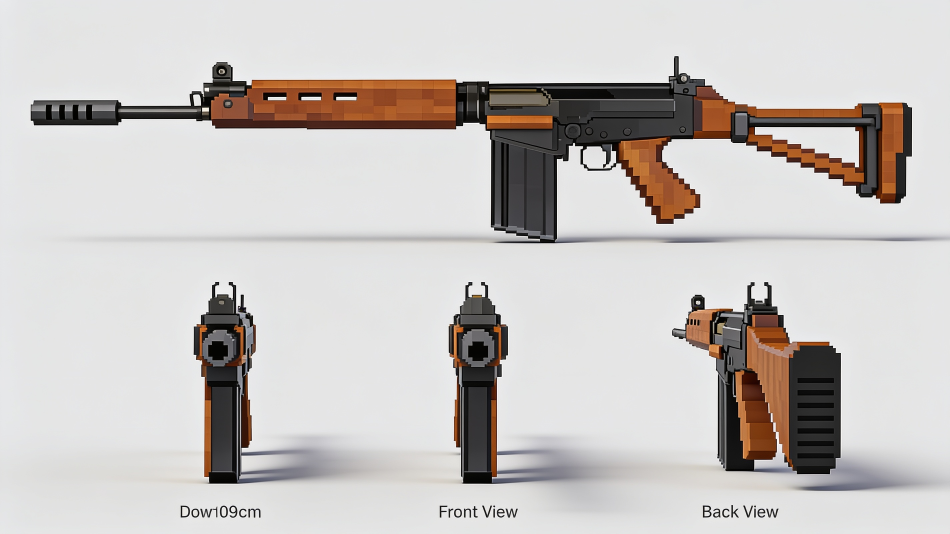
#> input picture assets/sources/reference/fal_views.png, 2848 x 1600 px (shown at 1/3 size)
$ python make_fal.py
#> lines starting #> are read from the running program, lines starting #| are printed output that depends on the picture
### tools/bbmodel.py
"""Blockbench helper: check a .bbmodel against ART_SPEC.md and convert it to .glb.

    python3 tools/bbmodel.py assets/sources/enemy_insurgent.bbmodel assets/characters/enemy_insurgent.glb
    python3 tools/bbmodel.py assets/sources/enemy_insurgent.bbmodel          (check only)

Units: 1 Blockbench unit = 1 texture pixel = 1/32 m (ART_SPEC.md, section 2);
weapons and first-person hands 1/256 m (section 5), picked from the output folder.
Blockbench's own File → Export → glTF works too (export scale 32); this script is a
fallback and what Claude uses to check files.
"""
import base64, json, math, struct, sys

UNITS_PER_M = 32

# Faces: outward normal, and the four corners as (x, y, z) picks from (min, max) in the
# order top-left, top-right, bottom-right, bottom-left as seen from outside, matching
# Blockbench's UV layout (u to the right, v down).
FACES = {
    'north': ((0, 0, -1), [(1, 1, 0), (0, 1, 0), (0, 0, 0), (1, 0, 0)]),
    'south': ((0, 0, 1), [(0, 1, 1), (1, 1, 1), (1, 0, 1), (0, 0, 1)]),
    'east': ((1, 0, 0), [(1, 1, 1), (1, 1, 0), (1, 0, 0), (1, 0, 1)]),
    'west': ((-1, 0, 0), [(0, 1, 0), (0, 1, 1), (0, 0, 1), (0, 0, 0)]),
    'up': ((0, 1, 0), [(0, 1, 0), (1, 1, 0), (1, 1, 1), (0, 1, 1)]),
    'down': ((0, -1, 0), [(0, 0, 1), (1, 0, 1), (1, 0, 0), (0, 0, 0)]),
}


def rot_matrix(deg):
    """Blockbench element/group rotation [x, y, z] in degrees (applied Z, then Y, then X)."""
    rx, ry, rz = (math.radians(a) for a in deg)
    cx, sx, cy, sy, cz, sz = math.cos(rx), math.sin(rx), math.cos(ry), math.sin(ry), math.cos(rz), math.sin(rz)
    X = [[1, 0, 0], [0, cx, -sx], [0, sx, cx]]
    Y = [[cy, 0, sy], [0, 1, 0], [-sy, 0, cy]]
    Z = [[cz, -sz, 0], [sz, cz, 0], [0, 0, 1]]
    mul = lambda A, B: [[sum(A[i][k] * B[k][j] for k in range(3)) for j in range(3)] for i in range(3)]
    return mul(mul(X, Y), Z)


def apply(M, v):
    return [sum(M[i][k] * v[k] for k in range(3)) for i in range(3)]


def load(path):
    bb = json.load(open(path, encoding='utf-8'))
    elements = {e['uuid']: e for e in bb.get('elements', [])}
    groups = {g['uuid']: g for g in bb.get('groups', [])}  # newer files keep groups here
    return bb, elements, groups


def walk(bb, elements, groups):
    """Yield the outliner as a tree: {'name', 'origin', 'rotation', 'cubes': [...], 'children': [...]}"""
    def node(item):
        if isinstance(item, str):
            if item in elements:
                return ('cube', elements[item])
            if item in groups:
                g = dict(groups[item]); g.setdefault('children', [])
                return node(g)
            return None
        g = dict(item)
        if 'children' in g and not isinstance(g.get('children'), list):
            g['children'] = []
        if g.get('uuid') in groups and not g.get('origin'):
            g = {**groups[g['uuid']], **g}
        kids = [node(c) for c in g.get('children', [])]
        return ('group', {'name': g.get('name', 'group'), 'origin': g.get('origin', [0, 0, 0]),
                          'rotation': g.get('rotation', [0, 0, 0]), 'visibility': g.get('visibility', True),
                          'children': [k for k in kids if k]})
    return [n for n in (node(i) for i in bb.get('outliner', [])) if n]


def triangles(bb):
    n = 0
    for e in bb.get('elements', []):
        if e.get('type', 'cube') == 'cube':
            n += 2 * sum(1 for f in e.get('faces', {}).values() if f and f.get('texture') is not None)
        elif e.get('type') == 'mesh':
            for f in e.get('faces', {}).values():
                n += max(0, len(f.get('vertices', [])) - 2)
    return n


# [8 lines left out: function names, not called in this run]


def to_glb(path_in, path_out, units_per_m=None):
    """units_per_m: 32 for characters, items and blocks; 256 for weapons and first-person hands."""
    if units_per_m is None:
        units_per_m = 256 if ('/weapons/' in path_out.replace('\\', '/') or 'player_hands' in path_out) else UNITS_PER_M
    bb, elements, groups = load(path_in)
    tree = walk(bb, elements, groups)
    tex = (bb.get('textures') or [None])[0]
    tw = (tex or {}).get('uv_width') or bb.get('resolution', {}).get('width', 16)
    th = (tex or {}).get('uv_height') or bb.get('resolution', {}).get('height', 16)
    s = 1 / units_per_m

    nodes, meshes, accessors, views = [], [], [], []
    blob = bytearray()

    def add_view(data, target=None):
        while len(blob) % 4:
            blob.append(0)
        views.append({'buffer': 0, 'byteOffset': len(blob), 'byteLength': len(data), **({'target': target} if target else {})})
        blob.extend(data)
        return len(views) - 1

    def add_acc(fmt, rows, comp, typ, target, minmax=False):
        data = b''.join(struct.pack(fmt, *r) if isinstance(r, (list, tuple)) else struct.pack(fmt, r) for r in rows)
        acc = {'bufferView': add_view(data, target), 'componentType': comp, 'count': len(rows), 'type': typ}
        if minmax:
            acc['min'] = [min(r[i] for r in rows) for i in range(3)]
            acc['max'] = [max(r[i] for r in rows) for i in range(3)]
        accessors.append(acc)
        return len(accessors) - 1

    def cube_mesh(e, parent_origin):
        """Mesh in the parent group's space (positions relative to the group's pivot)."""
        f0, t0 = e['from'], e['to']
        infl = e.get('inflate', 0)
        lo = [min(f0[i], t0[i]) - infl for i in range(3)]
        hi = [max(f0[i], t0[i]) + infl for i in range(3)]
        R = rot_matrix(e.get('rotation', [0, 0, 0]))
        o = e.get('origin', [0, 0, 0])
        pos, nor, uv, idx = [], [], [], []
        for face, (n, corners) in FACES.items():
            fd = e.get('faces', {}).get(face)
            if not fd or fd.get('texture') is None:
                continue
            u1, v1, u2, v2 = fd.get('uv', [0, 0, 0, 0])
            quad_uv = [(u1, v1), (u2, v1), (u2, v2), (u1, v2)]
            r = int(fd.get('rotation', 0) or 0) // 90
            quad_uv = quad_uv[-r:] + quad_uv[:-r] if r else quad_uv
            base = len(pos)
            for (cx, cy, cz), (u, v) in zip(corners, quad_uv):
                p = [(lo, hi)[cx][0], (lo, hi)[cy][1], (lo, hi)[cz][2]]
                p = apply(R, [p[i] - o[i] for i in range(3)])
                p = [p[i] + o[i] - parent_origin[i] for i in range(3)]
                pos.append([c * s for c in p]); nor.append(apply(R, list(n))); uv.append([u / tw, v / th])
            idx += [base, base + 2, base + 1, base, base + 3, base + 2]
        if not pos:
            return None
        prim = {'attributes': {'POSITION': add_acc('<3f', pos, 5126, 'VEC3', 34962, True),
                               'NORMAL': add_acc('<3f', nor, 5126, 'VEC3', 34962),
                               'TEXCOORD_0': add_acc('<2f', uv, 5126, 'VEC2', 34962)},
                'indices': add_acc('<H', idx, 5123, 'SCALAR', 34963)}
        if tex:
            prim['material'] = 0
        meshes.append({'name': e.get('name', 'cube'), 'primitives': [prim]})
        return len(meshes) - 1

    def emit(kind, n, parent_origin):
        if kind == 'cube':
            m = cube_mesh(n, parent_origin)
            if m is None:
                return None
            nodes.append({'name': n.get('name', 'cube'), 'mesh': m})
            return len(nodes) - 1
        o = n['origin']
        node = {'name': n['name'], 'translation': [(o[i] - parent_origin[i]) * s for i in range(3)]}
        if any(n['rotation']):
            rx, ry, rz = (math.radians(a) / 2 for a in n['rotation'])
            # X·Y·Z rotation as a quaternion
            qx = [math.sin(rx), 0, 0, math.cos(rx)]; qy = [0, math.sin(ry), 0, math.cos(ry)]; qz = [0, 0, math.sin(rz), math.cos(rz)]
            def qm(a, b):
                return [a[3]*b[0]+a[0]*b[3]+a[1]*b[2]-a[2]*b[1], a[3]*b[1]-a[0]*b[2]+a[1]*b[3]+a[2]*b[0],
                        a[3]*b[2]+a[0]*b[1]-a[1]*b[0]+a[2]*b[3], a[3]*b[3]-a[0]*b[0]-a[1]*b[1]-a[2]*b[2]]
            node['rotation'] = qm(qm(qx, qy), qz)
        nodes.append(node)
        me = len(nodes) - 1
        kids = [emit(k, c, o) for k, c in n['children']]
        kids = [k for k in kids if k is not None]
        if kids:
            nodes[me]['children'] = kids
        return me

    roots = [r for r in (emit(k, n, [0, 0, 0]) for k, n in tree) if r is not None]
    gltf = {'asset': {'version': '2.0', 'generator': 'warehouse-7 tools/bbmodel.py'},
            'scene': 0, 'scenes': [{'nodes': roots}], 'nodes': nodes, 'meshes': meshes,
            'accessors': accessors, 'bufferViews': views}
    if tex:
        src = tex.get('source', '')
        png = base64.b64decode(src.split(',', 1)[1]) if src.startswith('data:') else open(tex['path'], 'rb').read()
        img_view = add_view(png)
        gltf.update({'images': [{'bufferView': img_view, 'mimeType': 'image/png'}],
                     'samplers': [{'magFilter': 9728, 'minFilter': 9728}],
                     'textures': [{'source': 0, 'sampler': 0}],
                     'materials': [{'name': 'skin', 'pbrMetallicRoughness': {'baseColorTexture': {'index': 0}, 'metallicFactor': 0, 'roughnessFactor': 1}}]})
    gltf['bufferViews'] = views
    gltf['buffers'] = [{'byteLength': len(blob)}]
    js = json.dumps(gltf, separators=(',', ':')).encode()
    js += b' ' * (-len(js) % 4)
    blob += b'\0' * (-len(blob) % 4)
    out = struct.pack('<III', 0x46546C67, 2, 12 + 8 + len(js) + 8 + len(blob))
    out += struct.pack('<II', len(js), 0x4E4F534A) + js + struct.pack('<II', len(blob), 0x004E4942) + bytes(blob)
    open(path_out, 'wb').write(out)
    return len(out)


# [7 lines that do not run on import are left out]

### tools/make_fal.py
"""Draft classic FN FAL (wooden furniture) for Blockbench, built from the side view of the
OpenArt sheet assets/sources/reference/fal_views.png. The sheet drew a skeleton stock; as asked,
the model has the original full wooden stock instead (its outline follows the sheet's stock,
filled in, with wood grain taken from the handguard). Widths follow the real rifle. Every part
takes its side colours from the sheet; tops and ends use the part's own main colour.

Writes assets/sources/fal.bbmodel (open in Blockbench) and assets/weapons/fal.glb.

Weapons use a finer scale than the world (ART_SPEC.md section 5):
1 Blockbench unit = 1 texture pixel = 1/256 m.

    python3 tools/make_fal.py
"""
import base64, io, json, os, random, sys, uuid
from PIL import Image

sys.path.insert(0, os.path.dirname(__file__))
from make_palette import RAMPS
import bbmodel

ROOT = os.path.join(os.path.dirname(__file__), '..')
REF = os.path.join(ROOT, 'assets', 'sources', 'reference', 'fal_views.png')
UNITS = 256           # Blockbench units per metre for weapons
LENGTH_M = 1.09       # muzzle to butt plate (the real FAL: 1.09 m)

ref = Image.open(REF).convert('RGB')
S = ref.width / 2000  # the measurements below were taken on a 2000 px wide copy
SIDE_X0, SIDE_X1 = 65, 1920                    # muzzle to butt plate (2000-wide coordinates)
U = (SIDE_X1 - SIDE_X0) / (LENGTH_M * UNITS)   # reference pixels per Blockbench unit
OX, OY = 1350, 295                             # top of the pistol grip (weapon origin)

# olive warhead, black steel, orange-brown wood
USE = ('Gun metal', 'Concrete', 'Army green', 'Wood', 'Yellow', 'Rust and oil', 'Khaki cloth', 'Extras')
PAL = [tuple(int(c[k:k + 2], 16) for k in (0, 2, 4)) for name, ramp in RAMPS if name in USE for c in ramp]
NAMED = {name: [tuple(int(c[k:k + 2], 16) for k in (0, 2, 4)) for c in ramp] for name, ramp in RAMPS}

clean = ref


def nearest(c, pal=None):
    return min(pal or PAL, key=lambda p: (p[0] - c[0]) ** 2 + (p[1] - c[1]) ** 2 + (p[2] - c[2]) ** 2)


def is_bg(c):
    return min(c) > 190 and max(c) - min(c) < 18


def sample(box, w, h, mirror=False, quad=None, pal=None):
    """Take a region of the reference (2000-wide coordinates), shrink it to w x h and snap it to
    the palette. `quad` (4 corners: top-front, bottom-front, bottom-back, top-back) samples a
    slanted part, like the grip, along its own lean. Background pixels become the part's colour."""
    if quad:
        img = clean.transform((w * 8, h * 8), Image.QUAD, [v * S for pt in quad for v in pt], Image.NEAREST)
    else:
        x0, y0, x1, y1 = (round(v * S) for v in box)
        img = clean.crop((x0, y0, max(x1, x0 + 1), max(y1, y0 + 1)))
    px = list(img.get_flattened_data()) if hasattr(img, 'get_flattened_data') else list(img.getdata())
    solid = [c for c in px if not is_bg(c)] or [NAMED['Gun metal'][1]]
    fill = sorted(solid, key=sum)[len(solid) // 2]
    img.putdata([fill if is_bg(c) else c for c in px])
    img = img.resize((w, h), Image.BOX)
    if mirror:
        img = img.transpose(Image.FLIP_LEFT_RIGHT)
    return [[nearest(img.getpixel((x, y)), pal) for x in range(w)] for y in range(h)]


# [4 lines left out: function flat, not called in this run]


import math


def ramps(*names):
    return [c for n in names for c in NAMED[n]]


# colour families, so a part's light and dark shades stay in its own colour
OLIVE = ramps('Army green', 'Gun metal', 'Yellow')
WOOD = ramps('Wood', 'Yellow', 'Rust and oil', 'Gun metal')
STEEL = ramps('Gun metal', 'Concrete', 'Extras')


def median_colour(box, pal=None):
    x0, y0, x1, y1 = (round(v * S) for v in box)
    img = clean.crop((x0, y0, max(x1, x0 + 1), max(y1, y0 + 1)))
    px = list(img.get_flattened_data()) if hasattr(img, "get_flattened_data") else list(img.getdata())
    solid = [c for c in px if not is_bg(c)] or [NAMED['Gun metal'][1]]
    return nearest(sorted(solid, key=sum)[len(solid) // 2], pal)


def flat_col(col, w, h, shade, seed, pal=None):
    r = random.Random(seed)
    k = 0.82 + 0.06 * shade
    out = []
    for _ in range(h):
        row = []
        for _ in range(w):
            j = k + (r.random() - 0.5) * 0.06
            row.append(nearest(tuple(max(0, min(255, int(v * j))) for v in col), pal))
        out.append(row)
    return out


# Each part: name, side-view box (2000-wide coordinates) x0, x1, y0, y1; 'round' parts are
# centred on the axis with the box's height as their diameter; others keep their place and
# take `half` (half width in Blockbench units). Optional xoff, lean, group, shade.
def part(name, x0, x1, y0, y1, half=None, shade=2, xoff=0.0, lean=0, group=None, round_=False, pal=None, tex=None):
    if pal is None:
        pal = STEEL if 'plate' in name else WOOD if any(k in name for k in ('handguard', 'stock', 'butt', 'grip', 'wood')) else STEEL
    return {'name': name, 'img': (x0, y0, x1, y1), 'half': half, 'shade': shade, 'xoff': xoff, 'lean': lean,
            'group': group, 'round': round_, 'pal': pal, 'tex': tex}


def rnd(name, x0, x1, y0, y1, group=None, shade=2, pal=None):
    return part(name, x0, x1, y0, y1, group=group, shade=shade, round_=True, pal=pal)


WOODTEX = (770, 178, 955, 265)     # plain handguard wood, for the filled-in stock
SY = 143                           # line of sight: rear aperture to the front post's tip
U_ = (SIDE_X1 - SIDE_X0) / (LENGTH_M * UNITS)
HOLE = 3.0 * U_                    # the rear aperture's hole, in sheet pixels
FAL = {
    'name': 'fal', 'out': ('weapons', 'fal.glb'),
    'x0': SIDE_X0, 'x1': SIDE_X1, 'length': LENGTH_M, 'origin': (OX, OY), 'axis': 237,
    'parts': [
        part('muzzle_device', 65, 250, 211, 263, half=3.8),
        part('barrel', 250, 430, 223, 250, half=2.0),
        part('gas_block', 428, 522, 168, 250, half=3.0),
        part('front_post', 462, 474, SY, 168, half=0.5),
        part('front_ear_left', 450, 486, 126, 168, half=0.5, xoff=-1.7),
        part('front_ear_right', 450, 486, 126, 168, half=0.5, xoff=1.7),
        part('handguard_front', 445, 522, 205, 272, half=4.6),
        part('handguard', 520, 960, 168, 272, half=5.5),
        part('receiver_ring', 958, 1032, 172, 262, half=4.4),
        part('receiver', 1030, 1405, 175, 282, half=4.1),
        part('wood_strip', 1028, 1165, 244, 270, half=4.2),
        part('trigger_housing', 1170, 1335, 275, 335, half=3.4),
        part('mag_well', 1030, 1172, 275, 330, half=4.0),
        part('magazine', 1035, 1172, 300, 505, half=3.6, group='magazine'),
        part('trigger_guard', 1222, 1300, 350, 362, half=1.4),
        part('guard_front', 1222, 1236, 330, 362, half=1.4),
        part('trigger', 1255, 1270, 320, 352, half=0.7),
        part('pistol_grip', 1300, 1400, 295, 470, half=3.6, lean=75),
        part('charging_handle', 1035, 1058, 226, 248, half=1.2, xoff=-5.0, group='charging_handle'),
        part('rear_sight_base', 1408, 1485, 175, 196, half=2.4),
        part('rear_aperture_left', 1420, 1442, 118, 182, half=0.35, xoff=-1.85),
        part('rear_aperture_right', 1420, 1442, 118, 182, half=0.35, xoff=1.85),
        part('rear_aperture_top', 1420, 1442, 118, SY - HOLE / 2, half=1.5),
        part('rear_aperture_bottom', 1420, 1442, SY + HOLE / 2, 182, half=1.5),
        part('receiver_rear', 1400, 1462, 175, 295, half=4.1),
        # the full wooden stock (the sheet's skeleton stock, filled in)
        part('stock_wrist', 1460, 1552, 198, 300, half=4.4, tex=WOODTEX),
        part('stock_1', 1550, 1652, 220, 325, half=4.6, tex=WOODTEX),
        part('stock_2', 1650, 1752, 224, 352, half=4.8, tex=WOODTEX),
        part('stock_3', 1750, 1852, 226, 382, half=5.0, tex=WOODTEX),
        part('stock_butt', 1850, 1898, 218, 428, half=5.3, tex=WOODTEX),
        part('butt_plate', 1896, 1920, 218, 428, half=5.6),
    ],
    'points': {
        'muzzle': (64, 237),
        'sight': (1431, SY),           # the rear aperture, lined up with the front post's tip
        'eye': (1650, SY),             # cheek on the stock, eye a hand's width behind the aperture
        'hand_left': (700, 272, -2.0),
    },
    'pivots': {'magazine': (1036, 300), 'charging_handle': (1046, 237)},
}


def make(spec):
    if 'scale_from' in spec:
        (a0, a1), (b0, b1) = spec['scale_from']
        u = U * (a1 - a0) / (b1 - b0)
    else:
        u = (spec['x1'] - spec['x0']) / (spec['length'] * UNITS)
    ox, oy = spec['origin']
    tz = lambda x: (x - ox) / u
    ty = lambda y: (oy - y) / u
    axis = spec['axis']
    cubes = []
    for b in spec['parts']:
        x0, y0, x1, y1 = b['img']
        z0, z1 = sorted((tz(x0), tz(x1 + b['lean'])))
        if b['round']:
            r = (y1 - y0) / 2 / u
            ya, yb, h = ty(axis) - r, ty(axis) + r, r
        else:
            ya, yb = sorted((ty(y0), ty(y1)))
            h = b['half']
        c = {**b, 'from': [b['xoff'] - h, ya, z0], 'to': [b['xoff'] + h, yb, z1], 'col': median_colour(b['tex'] or b['img'], b['pal'])}
        if b['lean']:
            ang = math.degrees(math.atan2(b['lean'], y1 - y0))
            c['to'][2] = tz(x1); c['from'][2] = tz(x0)
            c['rot'] = -ang; c['origin'] = [0, ty(y0), tz((x0 + x1) / 2)]
            c['quad'] = [(x0, y0), (x0 + b['lean'], y1), (x1 + b['lean'], y1), (x1, y0)]
        cubes.append(c)
#> this loop made 31 passes
#> solid in median_colour on pass 17: [(42, 42, 40)]
#> pass 1, in median_colour, `img = clean.crop((x0, y0, max(x1, x0 + 1), max(y1, y0 + 1)))`:
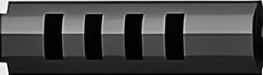
#> img: PIL image 263x75 RGB; mean R, G, B 66.7, 66.2, 66
#> pass 2, in median_colour (call 2), `img = clean.crop((x0, y0, max(x1, x0 + 1), max(y1, y0 + 1)))`:
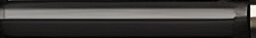
#> img: PIL image 256x38 RGB; mean R, G, B 62.4, 60.9, 58.4
#> after the loop, cubes = 31 items
    faces = []
    for c in cubes:
        w, hgt, d = (max(1, round(t - f)) for f, t in zip(c['from'], c['to']))
        q = c.get('quad')
        side = lambda w_, h_, c=c, q=q: sample(c['tex'] or c['img'], w_, h_, quad=None if c['tex'] else q, pal=c['pal'])
        mirror = lambda w_, h_, c=c, q=q: sample(c['tex'] or c['img'], w_, h_, mirror=True, quad=None if c['tex'] else q, pal=c['pal'])
        faces += [(c, 'west', d, hgt, side), (c, 'east', d, hgt, mirror),
                  (c, 'north', w, hgt, lambda w_, h_, c=c: flat_col(c['col'], w_, h_, c['shade'] - 1, len(c['name']), c['pal'])),
                  (c, 'south', w, hgt, lambda w_, h_, c=c: flat_col(c['col'], w_, h_, c['shade'] - 1, len(c['name']) + 2, c['pal'])),
                  (c, 'up', w, d, lambda w_, h_, c=c: flat_col(c['col'], w_, h_, c['shade'] + 1, len(c['name']) + 3, c['pal'])),
                  (c, 'down', w, d, lambda w_, h_, c=c: flat_col(c['col'], w_, h_, c['shade'] - 2, len(c['name']) + 4, c['pal']))]
#> this loop made 31 passes
#> (w, hgt, d) on passes 1 to 8: (8, 8, 28), (4, 4, 27), (6, 12, 14), (1, 4, 2), (1, 6, 5), (1, 6, 5), (9, 10, 12), (11, 16, 66)
#> (the rest of the program and of its run is left out)
